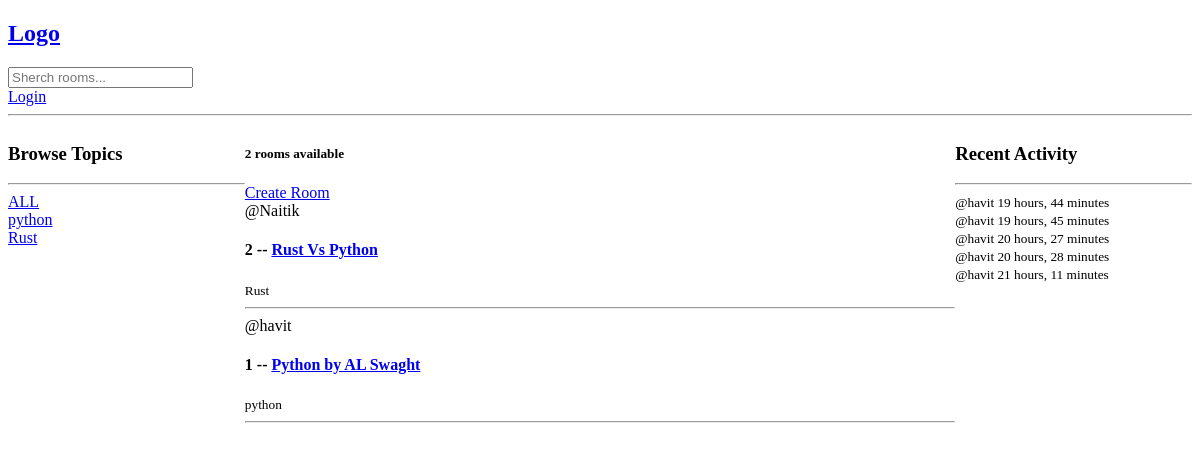
Before: / with the older database file.
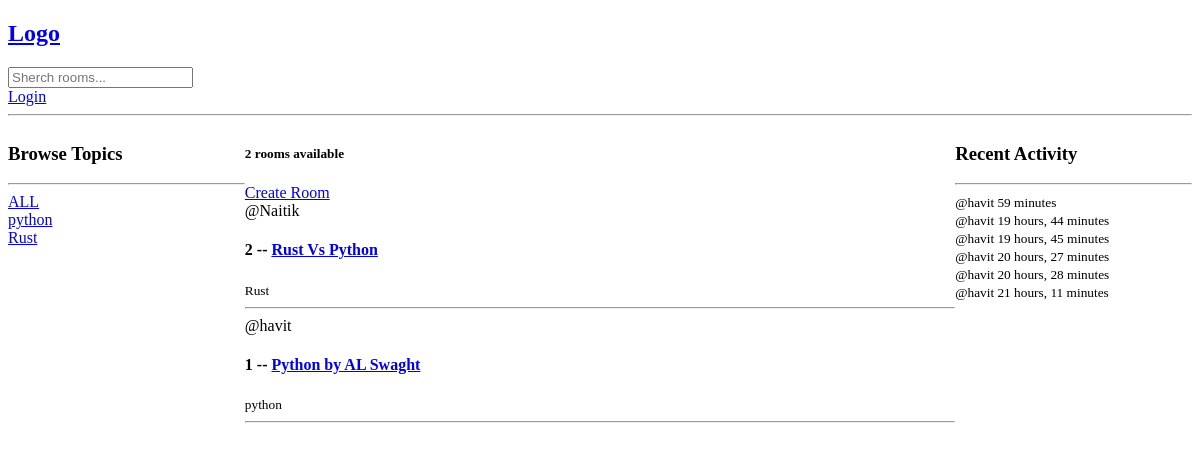
After: the same page with the newer database file.
### base/models.py (models this page shows, shortened)
class Topic(models.Model):
    name = models.CharField(max_length=200)

class Rooms(models.Model):
    host = models.ForeignKey(User, on_delete=models.SET_NULL, null=True)
    topic = models.ForeignKey(Topic, on_delete=models.SET_NULL, null=True)
    name = models.CharField(max_length=200)
    description = models.TextField(null=True, blank=True)
    participants = models.ManyToManyField(User, related_name='participants', blank=True)
    updated = models.DateTimeField(auto_now=True)
    created = models.DateTimeField(auto_now_add=True)
    class Meta:
        ordering = ['-updated', '-created']

class Massage(models.Model):
    user = models.ForeignKey(User, on_delete=models.CASCADE)
    room = models.ForeignKey(Rooms, on_delete=models.CASCADE)
    body = models.TextField()
    updated = models.DateTimeField(auto_now=True)
    created = models.DateTimeField(auto_now_add=True)
    class Meta:
        ordering = ['-updated', '-created']

### base/views.py (the view)
# urls.py: path('', views.home, name='home'),
def home(request):
    q = request.GET.get('q') if request.GET.get('q') != None else ''
    rooms = Rooms.objects.filter(
        Q(topic__name__icontains=q) |
        Q(created__icontains=q) |
        Q(name__icontains=q) |
        Q(description__icontains=q)
        )
    topic = Topic.objects.all()
    room_count = rooms.count()
    room_massages = Massage.objects.all()
    return render(request, 'home.html', {'rooms':rooms, 'topics':topic, 'room_count':room_count, 'room_massages':room_massages})

### templates/home.html (shortened to what this page needs)
{% extends 'main.html' %}
{% block content %}
<div class="home-container">
    <div>
        <h3>Browse Topics</h3>
        <hr>
        <div>
            <a href="{% url 'home' %}">ALL</a>
        </div>
        {% for topic in topics %}
        <div>
            <a href="{% url 'home' %}?q={{topic.name}}">{{topic.name}}</a>
        </div>
        {% endfor %}
    </div>
    <div>
        <h5>{{room_count}} rooms available</h5>
        <a href="{% url 'create-room' %}"> Create Room</a>
        {% for room in rooms%}
        <div>
            <span>@{{room.host.username}}</span>
            <h4>{{room.id}} -- <a href="{% url 'room' room.id %}">{{room.name}}</a></h4>
            <small>{{room.topic.name}}</small>
            <hr>
        </div>
        {% endfor %}
    </div>
    <div>
        <h3>Recent Activity</h3>
        <hr>
        {% for massage in room_massages %}
            <div>
                <small>@{{massage.user}}  {{massage.created|timesince}}</small>
            </div>
        {% endfor %}
    </div>
</div>
{% endblock content %}

Changed rows visible on the page:
added Massage: user "havit", created "59 minutes"
